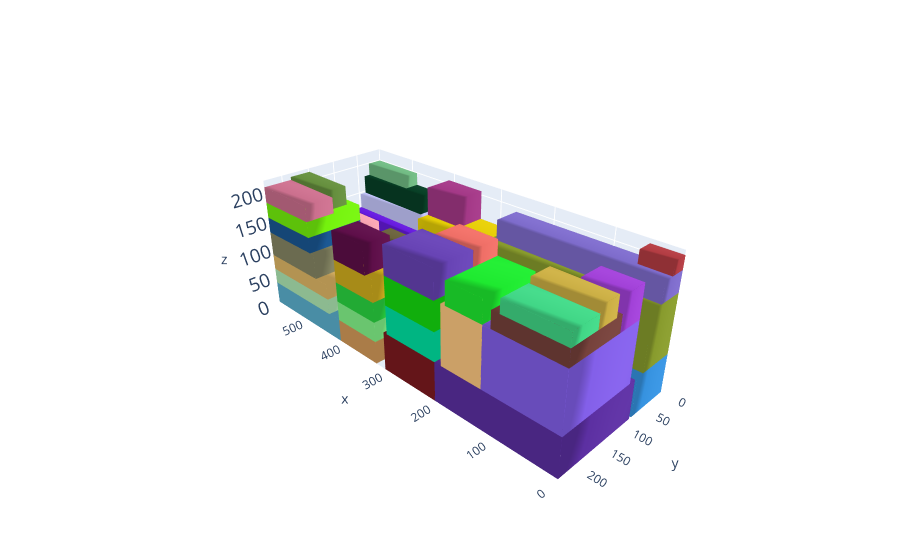

Write notebook code for a chart like this one.
### Markdown cell above
# Plot the solution

### Code cell
cont, execution_time,total_volume = MLCP_function(alpha=4.0,beta=1.0,gamma=0.2,delta=0.5,p=0.05,instance=1)

L = cont.l;W = cont.w; H = cont.h

box_dims = []
for aabb in cont.aabbs:
  box_dims.append([aabb.xmin,aabb.ymin,aabb.zmin,aabb.xmax,aabb.ymax,aabb.zmax])

bxplot.plot_container([L,W,H], box_dims)

### Figure 1 — Plotly figure (JSON) as saved in the notebook; plotly's stock layout.template omitted (floating-point values rounded to 4 significant figures)
{"data": [{"color": "rgb(53.73332032658865,145.6824484793945,222.90400100924526)", "i": [7, 0, 0, 0, 4, 4, 2, 6, 4, 0, 3, 7], "j": [3, 4, 1, 2, 5, 6, 5, 5, 0, 1, 2, 2], "k": [0, 7, 2, 3, 6, 7, 1, 2, 5, 5, 7, 6], "opacity": 1, "type": "mesh3d", "x": [0, 0, 412, 412, 0, 0, 412, 412], "y": [0, 76, 76, 0, 0, 76, 76, 0], "z": [0, 0, 0, 0, 64, 64, 64, 64]}, {"color": "rgb(91.73284742130834,47.04450267244829,161.07420443222878)", "i": [7, 0, 0, 0, 4, 4, 2, 6, 4, 0, 3, 7], "j": [3, 4, 1, 2, 5, 6, 5, 5, 0, 1, 2, 2], "k": [0, 7, 2, 3, 6, 7, 1, 2, 5, 5, 7, 6], "opacity": 1, "type": "mesh3d", "x": [0, 0, 206, 206, 0, 0, 206, 206], "y": [81, 233, 233, 81, 81, 233, 233, 81], "z": [0, 0, 0, 0, 64, 64, 64, 64]}, {"color": "rgb(152.45563247765674,26.38724555242236,94.75652670243205)", "i": [7, 0, 0, 0, 4, 4, 2, 6, 4, 0, 3, 7], "j": [3, 4, 1, 2, 5, 6, 5, 5, 0, 1, 2, 2], "k": [0, 7, 2, 3, 6, 7, 1, 2, 5, 5, 7, 6], "opacity": 1, "type": "mesh3d", "x": [415, 415, 587, 587, 415, 415, 587, 587], "y": [0, 76, 76, 0, 0, 76, 76, 0], "z": [0, 0, 0, 0, 38, 38, 38, 38]}, {"color": "rgb(90.8121506695244,176.67707397615297,206.66862332524516)", "i": [7, 0, 0, 0, 4, 4, 2, 6, 4, 0, 3, 7], "j": [3, 4, 1, 2, 5, 6, 5, 5, 0, 1, 2, 2], "k": [0, 7, 2, 3, 6, 7, 1, 2, 5, 5, 7, 6], "opacity": 1, "type": "mesh3d", "x": [415, 415, 587, 587, 415, 415, 587, 587], "y": [81, 233, 233, 81, 81, 233, 233, 81], "z": [0, 0, 0, 0, 38, 38, 38, 38]}, {"color": "rgb(220.42599337657353,6.945403225246853,1.9082802661071536)", "i": [7, 0, 0, 0, 4, 4, 2, 6, 4, 0, 3, 7], "j": [3, 4, 1, 2, 5, 6, 5, 5, 0, 1, 2, 2], "k": [0, 7, 2, 3, 6, 7, 1, 2, 5, 5, 7, 6], "opacity": 1, "type": "mesh3d", "x": [415, 415, 587, 587, 415, 415, 587, 587], "y": [0, 76, 76, 0, 0, 76, 76, 0], "z": [38, 38, 38, 38, 76, 76, 76, 76]}, {"color": "rgb(175.44234063131404,232.83412379606952,180.596268279216)", "i": [7, 0, 0, 0, 4, 4, 2, 6, 4, 0, 3, 7], "j": [3, 4, 1, 2, 5, 6, 5, 5, 0, 1, 2, 2], "k": [0, 7, 2, 3, 6, 7, 1, 2, 5, 5, 7, 6], "opacity": 1, "type": "mesh3d", "x": [440, 440, 587, 587, 440, 440, 587, 587], "y": [122, 233, 233, 122, 122, 233, 233, 122], "z": [38, 38, 38, 38, 64, 64, 64, 64]}, {"color": "rgb(135.60369894983998,154.72526854621182,44.758235073452994)", "i": [7, 0, 0, 0, 4, 4, 2, 6, 4, 0, 3, 7], "j": [3, 4, 1, 2, 5, 6, 5, 5, 0, 1, 2, 2], "k": [0, 7, 2, 3, 6, 7, 1, 2, 5, 5, 7, 6], "opacity": 1, "type": "mesh3d", "x": [0, 0, 280, 280, 0, 0, 280, 280], "y": [0, 62, 62, 0, 0, 62, 62, 0], "z": [64, 64, 64, 64, 159, 159, 159, 159]}, {"color": "rgb(130.582312528544,95.00995670811716,232.24913048309602)", "i": [7, 0, 0, 0, 4, 4, 2, 6, 4, 0, 3, 7], "j": [3, 4, 1, 2, 5, 6, 5, 5, 0, 1, 2, 2], "k": [0, 7, 2, 3, 6, 7, 1, 2, 5, 5, 7, 6], "opacity": 1, "type": "mesh3d", "x": [0, 0, 124, 124, 0, 0, 124, 124], "y": [93, 233, 233, 93, 93, 233, 233, 93], "z": [64, 64, 64, 64, 159, 159, 159, 159]}, {"color": "rgb(223.87503774330054,183.95662528754687,103.08662452809743)", "i": [7, 0, 0, 0, 4, 4, 2, 6, 4, 0, 3, 7], "j": [3, 4, 1, 2, 5, 6, 5, 5, 0, 1, 2, 2], "k": [0, 7, 2, 3, 6, 7, 1, 2, 5, 5, 7, 6], "opacity": 1, "type": "mesh3d", "x": [440, 440, 587, 587, 440, 440, 587, 587], "y": [122, 233, 233, 122, 122, 233, 233, 122], "z": [64, 64, 64, 64, 90, 90, 90, 90]}, {"color": "rgb(197.03534919537182,198.29061799870357,252.94056685079036)", "i": [7, 0, 0, 0, 4, 4, 2, 6, 4, 0, 3, 7], "j": [3, 4, 1, 2, 5, 6, 5, 5, 0, 1, 2, 2], "k": [0, 7, 2, 3, 6, 7, 1, 2, 5, 5, 7, 6], "opacity": 1, "type": "mesh3d", "x": [443, 443, 587, 587, 443, 443, 587, 587], "y": [0, 47, 47, 0, 0, 47, 47, 0], "z": [76, 76, 76, 76, 147, 147, 147, 147]}, {"color": "rgb(133.5672121028615,134.16068406474926,99.85860048827641)", "i": [7, 0, 0, 0, 4, 4, 2, 6, 4, 0, 3, 7], "j": [3, 4, 1, 2, 5, 6, 5, 5, 0, 1, 2, 2], "k": [0, 7, 2, 3, 6, 7, 1, 2, 5, 5, 7, 6], "opacity": 1, "type": "mesh3d", "x": [467, 467, 587, 587, 467, 467, 587, 587], "y": [131, 233, 233, 131, 131, 233, 233, 131], "z": [90, 90, 90, 90, 131, 131, 131, 131]}, {"color": "rgb(189.45236899617728,168.87816439379847,214.14139540801472)", "i": [7, 0, 0, 0, 4, 4, 2, 6, 4, 0, 3, 7], "j": [3, 4, 1, 2, 5, 6, 5, 5, 0, 1, 2, 2], "k": [0, 7, 2, 3, 6, 7, 1, 2, 5, 5, 7, 6], "opacity": 1, "type": "mesh3d", "x": [467, 467, 587, 587, 467, 467, 587, 587], "y": [81, 122, 122, 81, 81, 122, 122, 81], "z": [38, 38, 38, 38, 89, 89, 89, 89]}, {"color": "rgb(139.42912215019888,73.17851289443949,78.3335646427128)", "i": [7, 0, 0, 0, 4, 4, 2, 6, 4, 0, 3, 7], "j": [3, 4, 1, 2, 5, 6, 5, 5, 0, 1, 2, 2], "k": [0, 7, 2, 3, 6, 7, 1, 2, 5, 5, 7, 6], "opacity": 1, "type": "mesh3d", "x": [440, 440, 587, 587, 440, 440, 587, 587], "y": [47, 72, 72, 47, 47, 72, 72, 47], "z": [76, 76, 76, 76, 97, 97, 97, 97]}, {"color": "rgb(26.64110696048228,87.9269577711447,147.70420962622387)", "i": [7, 0, 0, 0, 4, 4, 2, 6, 4, 0, 3, 7], "j": [3, 4, 1, 2, 5, 6, 5, 5, 0, 1, 2, 2], "k": [0, 7, 2, 3, 6, 7, 1, 2, 5, 5, 7, 6], "opacity": 1, "type": "mesh3d", "x": [476, 476, 587, 587, 476, 476, 587, 587], "y": [135, 233, 233, 135, 135, 233, 233, 135], "z": [131, 131, 131, 131, 157, 157, 157, 157]}, {"color": "rgb(101.94295616503446,26.39190895596933,221.02849641980274)", "i": [7, 0, 0, 0, 4, 4, 2, 6, 4, 0, 3, 7], "j": [3, 4, 1, 2, 5, 6, 5, 5, 0, 1, 2, 2], "k": [0, 7, 2, 3, 6, 7, 1, 2, 5, 5, 7, 6], "opacity": 1, "type": "mesh3d", "x": [440, 440, 587, 587, 440, 440, 587, 587], "y": [47, 68, 68, 47, 47, 68, 68, 47], "z": [97, 97, 97, 97, 122, 122, 122, 122]}, {"color": "rgb(8.072065299426288,63.89332883938354,38.31992546961491)", "i": [7, 0, 0, 0, 4, 4, 2, 6, 4, 0, 3, 7], "j": [3, 4, 1, 2, 5, 6, 5, 5, 0, 1, 2, 2], "k": [0, 7, 2, 3, 6, 7, 1, 2, 5, 5, 7, 6], "opacity": 1, "type": "mesh3d", "x": [443, 443, 587, 587, 443, 443, 587, 587], "y": [0, 36, 36, 0, 0, 36, 36, 0], "z": [147, 147, 147, 147, 178, 178, 178, 178]}, {"color": "rgb(116.12044459935154,240.6562572367661,13.04111945989417)", "i": [7, 0, 0, 0, 4, 4, 2, 6, 4, 0, 3, 7], "j": [3, 4, 1, 2, 5, 6, 5, 5, 0, 1, 2, 2], "k": [0, 7, 2, 3, 6, 7, 1, 2, 5, 5, 7, 6], "opacity": 1, "type": "mesh3d", "x": [476, 476, 587, 587, 476, 476, 587, 587], "y": [135, 233, 233, 135, 135, 233, 233, 135], "z": [157, 157, 157, 157, 183, 183, 183, 183]}, {"color": "rgb(125.68801058738173,107.69592863329322,203.03454039572176)", "i": [7, 0, 0, 0, 4, 4, 2, 6, 4, 0, 3, 7], "j": [3, 4, 1, 2, 5, 6, 5, 5, 0, 1, 2, 2], "k": [0, 7, 2, 3, 6, 7, 1, 2, 5, 5, 7, 6], "opacity": 1, "type": "mesh3d", "x": [0, 0, 270, 270, 0, 0, 270, 270], "y": [0, 43, 43, 0, 0, 43, 43, 0], "z": [159, 159, 159, 159, 192, 192, 192, 192]}, {"color": "rgb(117.57975475707535,65.38276456329207,59.09268242929583)", "i": [7, 0, 0, 0, 4, 4, 2, 6, 4, 0, 3, 7], "j": [3, 4, 1, 2, 5, 6, 5, 5, 0, 1, 2, 2], "k": [0, 7, 2, 3, 6, 7, 1, 2, 5, 5, 7, 6], "opacity": 1, "type": "mesh3d", "x": [0, 0, 111, 111, 0, 0, 111, 111], "y": [135, 233, 233, 135, 135, 233, 233, 135], "z": [159, 159, 159, 159, 185, 185, 185, 185]}, {"color": "rgb(247.4722186256203,163.48468793913233,177.13129089297354)", "i": [7, 0, 0, 0, 4, 4, 2, 6, 4, 0, 3, 7], "j": [3, 4, 1, 2, 5, 6, 5, 5, 0, 1, 2, 2], "k": [0, 7, 2, 3, 6, 7, 1, 2, 5, 5, 7, 6], "opacity": 1, "type": "mesh3d", "x": [497, 497, 587, 587, 497, 497, 587, 587], "y": [81, 114, 114, 81, 81, 114, 114, 81], "z": [89, 89, 89, 89, 132, 132, 132, 132]}, {"color": "rgb(212.29179466586586,155.3979591977055,89.46434492705583)", "i": [7, 0, 0, 0, 4, 4, 2, 6, 4, 0, 3, 7], "j": [3, 4, 1, 2, 5, 6, 5, 5, 0, 1, 2, 2], "k": [0, 7, 2, 3, 6, 7, 1, 2, 5, 5, 7, 6], "opacity": 1, "type": "mesh3d", "x": [329, 329, 415, 415, 329, 329, 415, 415], "y": [81, 233, 233, 81, 81, 233, 233, 81], "z": [0, 0, 0, 0, 38, 38, 38, 38]}, {"color": "rgb(112.70614051019797,186.10310528056695,131.005276337346)", "i": [7, 0, 0, 0, 4, 4, 2, 6, 4, 0, 3, 7], "j": [3, 4, 1, 2, 5, 6, 5, 5, 0, 1, 2, 2], "k": [0, 7, 2, 3, 6, 7, 1, 2, 5, 5, 7, 6], "opacity": 1, "type": "mesh3d", "x": [489, 489, 587, 587, 489, 489, 587, 587], "y": [0, 25, 25, 0, 0, 25, 25, 0], "z": [178, 178, 178, 178, 199, 199, 199, 199]}, {"color": "rgb(202.84376581926014,111.60774483459319,141.57743883232618)", "i": [7, 0, 0, 0, 4, 4, 2, 6, 4, 0, 3, 7], "j": [3, 4, 1, 2, 5, 6, 5, 5, 0, 1, 2, 2], "k": [0, 7, 2, 3, 6, 7, 1, 2, 5, 5, 7, 6], "opacity": 1, "type": "mesh3d", "x": [476, 476, 587, 587, 476, 476, 587, 587], "y": [184, 233, 233, 184, 184, 233, 233, 184], "z": [183, 183, 183, 183, 209, 209, 209, 209]}, {"color": "rgb(64.4820037270583,213.717220538304,133.8530745757719)", "i": [7, 0, 0, 0, 4, 4, 2, 6, 4, 0, 3, 7], "j": [3, 4, 1, 2, 5, 6, 5, 5, 0, 1, 2, 2], "k": [0, 7, 2, 3, 6, 7, 1, 2, 5, 5, 7, 6], "opacity": 1, "type": "mesh3d", "x": [0, 0, 98, 98, 0, 0, 98, 98], "y": [183, 233, 233, 183, 183, 233, 233, 183], "z": [185, 185, 185, 185, 206, 206, 206, 206]}, {"color": "rgb(254.30975855826472,199.68451417033074,128.16547386466803)", "i": [7, 0, 0, 0, 4, 4, 2, 6, 4, 0, 3, 7], "j": [3, 4, 1, 2, 5, 6, 5, 5, 0, 1, 2, 2], "k": [0, 7, 2, 3, 6, 7, 1, 2, 5, 5, 7, 6], "opacity": 1, "type": "mesh3d", "x": [124, 124, 194, 194, 124, 124, 194, 194], "y": [109, 233, 233, 109, 109, 233, 233, 109], "z": [64, 64, 64, 64, 159, 159, 159, 159]}, {"color": "rgb(178.37001598055858,60.09416015871891,66.57576624101613)", "i": [7, 0, 0, 0, 4, 4, 2, 6, 4, 0, 3, 7], "j": [3, 4, 1, 2, 5, 6, 5, 5, 0, 1, 2, 2], "k": [0, 7, 2, 3, 6, 7, 1, 2, 5, 5, 7, 6], "opacity": 1, "type": "mesh3d", "x": [0, 0, 49, 49, 0, 0, 49, 49], "y": [0, 25, 25, 0, 0, 25, 25, 0], "z": [192, 192, 192, 192, 213, 213, 213, 213]}, {"color": "rgb(124.53902482669805,26.08662620105356,31.81017030990827)", "i": [7, 0, 0, 0, 4, 4, 2, 6, 4, 0, 3, 7], "j": [3, 4, 1, 2, 5, 6, 5, 5, 0, 1, 2, 2], "k": [0, 7, 2, 3, 6, 7, 1, 2, 5, 5, 7, 6], "opacity": 1, "type": "mesh3d", "x": [206, 206, 309, 309, 206, 206, 309, 309], "y": [81, 233, 233, 81, 81, 233, 233, 81], "z": [0, 0, 0, 0, 64, 64, 64, 64]}, {"color": "rgb(132.03855515743774,246.0891247049247,138.14984655864404)", "i": [7, 0, 0, 0, 4, 4, 2, 6, 4, 0, 3, 7], "j": [3, 4, 1, 2, 5, 6, 5, 5, 0, 1, 2, 2], "k": [0, 7, 2, 3, 6, 7, 1, 2, 5, 5, 7, 6], "opacity": 1, "type": "mesh3d", "x": [329, 329, 415, 415, 329, 329, 415, 415], "y": [143, 233, 233, 143, 143, 233, 233, 143], "z": [38, 38, 38, 38, 71, 71, 71, 71]}, {"color": "rgb(101.18661538736394,142.70907123438548,61.75265718944625)", "i": [7, 0, 0, 0, 4, 4, 2, 6, 4, 0, 3, 7], "j": [3, 4, 1, 2, 5, 6, 5, 5, 0, 1, 2, 2], "k": [0, 7, 2, 3, 6, 7, 1, 2, 5, 5, 7, 6], "opacity": 1, "type": "mesh3d", "x": [491, 491, 587, 587, 491, 491, 587, 587], "y": [148, 184, 184, 148, 148, 184, 184, 148], "z": [183, 183, 183, 183, 214, 214, 214, 214]}, {"color": "rgb(202.55416302603416,174.2218427868441,68.00711642879571)", "i": [7, 0, 0, 0, 4, 4, 2, 6, 4, 0, 3, 7], "j": [3, 4, 1, 2, 5, 6, 5, 5, 0, 1, 2, 2], "k": [0, 7, 2, 3, 6, 7, 1, 2, 5, 5, 7, 6], "opacity": 1, "type": "mesh3d", "x": [0, 0, 96, 96, 0, 0, 96, 96], "y": [147, 183, 183, 147, 147, 183, 183, 147], "z": [185, 185, 185, 185, 216, 216, 216, 216]}, {"color": "rgb(227.97951589775218,204.5844853259226,6.378277240135446)", "i": [7, 0, 0, 0, 4, 4, 2, 6, 4, 0, 3, 7], "j": [3, 4, 1, 2, 5, 6, 5, 5, 0, 1, 2, 2], "k": [0, 7, 2, 3, 6, 7, 1, 2, 5, 5, 7, 6], "opacity": 1, "type": "mesh3d", "x": [288, 288, 412, 412, 288, 288, 412, 412], "y": [0, 70, 70, 0, 0, 70, 70, 0], "z": [64, 64, 64, 64, 159, 159, 159, 159]}, {"color": "rgb(137.3211787866359,211.4782040364427,247.34927832231926)", "i": [7, 0, 0, 0, 4, 4, 2, 6, 4, 0, 3, 7], "j": [3, 4, 1, 2, 5, 6, 5, 5, 0, 1, 2, 2], "k": [0, 7, 2, 3, 6, 7, 1, 2, 5, 5, 7, 6], "opacity": 1, "type": "mesh3d", "x": [416, 416, 467, 467, 416, 416, 467, 467], "y": [81, 122, 122, 81, 81, 122, 122, 81], "z": [38, 38, 38, 38, 98, 98, 98, 98]}, {"color": "rgb(41.99655296488472,212.34009746147126,64.7037318702022)", "i": [7, 0, 0, 0, 4, 4, 2, 6, 4, 0, 3, 7], "j": [3, 4, 1, 2, 5, 6, 5, 5, 0, 1, 2, 2], "k": [0, 7, 2, 3, 6, 7, 1, 2, 5, 5, 7, 6], "opacity": 1, "type": "mesh3d", "x": [329, 329, 415, 415, 329, 329, 415, 415], "y": [143, 233, 233, 143, 143, 233, 233, 143], "z": [71, 71, 71, 71, 104, 104, 104, 104]}, {"color": "rgb(160.8544483096434,64.86316243609853,215.0887220514139)", "i": [7, 0, 0, 0, 4, 4, 2, 6, 4, 0, 3, 7], "j": [3, 4, 1, 2, 5, 6, 5, 5, 0, 1, 2, 2], "k": [0, 7, 2, 3, 6, 7, 1, 2, 5, 5, 7, 6], "opacity": 1, "type": "mesh3d", "x": [0, 0, 60, 60, 0, 0, 60, 60], "y": [93, 134, 134, 93, 93, 134, 134, 93], "z": [159, 159, 159, 159, 210, 210, 210, 210]}, {"color": "rgb(0.5229044578275255,226.8200996342401,161.87833746309488)", "i": [7, 0, 0, 0, 4, 4, 2, 6, 4, 0, 3, 7], "j": [3, 4, 1, 2, 5, 6, 5, 5, 0, 1, 2, 2], "k": [0, 7, 2, 3, 6, 7, 1, 2, 5, 5, 7, 6], "opacity": 1, "type": "mesh3d", "x": [206, 206, 302, 302, 206, 206, 302, 302], "y": [91, 233, 233, 91, 91, 233, 233, 91], "z": [64, 64, 64, 64, 111, 111, 111, 111]}, {"color": "rgb(208.30937669392029,173.85368956213082,30.438457295702307)", "i": [7, 0, 0, 0, 4, 4, 2, 6, 4, 0, 3, 7], "j": [3, 4, 1, 2, 5, 6, 5, 5, 0, 1, 2, 2], "k": [0, 7, 2, 3, 6, 7, 1, 2, 5, 5, 7, 6], "opacity": 1, "type": "mesh3d", "x": [329, 329, 415, 415, 329, 329, 415, 415], "y": [157, 233, 233, 157, 157, 233, 233, 157], "z": [104, 104, 104, 104, 142, 142, 142, 142]}, {"color": "rgb(29.943494172231343,232.8613978129659,47.615569271628175)", "i": [7, 0, 0, 0, 4, 4, 2, 6, 4, 0, 3, 7], "j": [3, 4, 1, 2, 5, 6, 5, 5, 0, 1, 2, 2], "k": [0, 7, 2, 3, 6, 7, 1, 2, 5, 5, 7, 6], "opacity": 1, "type": "mesh3d", "x": [124, 124, 186, 186, 124, 124, 186, 186], "y": [137, 233, 233, 137, 137, 233, 233, 137], "z": [159, 159, 159, 159, 195, 195, 195, 195]}, {"color": "rgb(91.73062691538973,38.672029071128215,46.558774907616666)", "i": [7, 0, 0, 0, 4, 4, 2, 6, 4, 0, 3, 7], "j": [3, 4, 1, 2, 5, 6, 5, 5, 0, 1, 2, 2], "k": [0, 7, 2, 3, 6, 7, 1, 2, 5, 5, 7, 6], "opacity": 1, "type": "mesh3d", "x": [364, 364, 415, 415, 364, 364, 415, 415], "y": [81, 141, 141, 81, 81, 141, 141, 81], "z": [38, 38, 38, 38, 79, 79, 79, 79]}, {"color": "rgb(105.3256955160761,97.61290185628926,60.07030696588407)", "i": [7, 0, 0, 0, 4, 4, 2, 6, 4, 0, 3, 7], "j": [3, 4, 1, 2, 5, 6, 5, 5, 0, 1, 2, 2], "k": [0, 7, 2, 3, 6, 7, 1, 2, 5, 5, 7, 6], "opacity": 1, "type": "mesh3d", "x": [419, 419, 467, 467, 419, 419, 467, 467], "y": [81, 117, 117, 81, 81, 117, 117, 81], "z": [98, 98, 98, 98, 129, 129, 129, 129]}, {"color": "rgb(93.88521067457138,14.488634758526103,72.9386280477526)", "i": [7, 0, 0, 0, 4, 4, 2, 6, 4, 0, 3, 7], "j": [3, 4, 1, 2, 5, 6, 5, 5, 0, 1, 2, 2], "k": [0, 7, 2, 3, 6, 7, 1, 2, 5, 5, 7, 6], "opacity": 1, "type": "mesh3d", "x": [344, 344, 415, 415, 344, 344, 415, 415], "y": [185, 233, 233, 185, 185, 233, 233, 185], "z": [142, 142, 142, 142, 189, 189, 189, 189]}, {"color": "rgb(21.15192032387567,217.13052437626186,14.6690221564564)", "i": [7, 0, 0, 0, 4, 4, 2, 6, 4, 0, 3, 7], "j": [3, 4, 1, 2, 5, 6, 5, 5, 0, 1, 2, 2], "k": [0, 7, 2, 3, 6, 7, 1, 2, 5, 5, 7, 6], "opacity": 1, "type": "mesh3d", "x": [206, 206, 302, 302, 206, 206, 302, 302], "y": [91, 233, 233, 91, 91, 233, 233, 91], "z": [111, 111, 111, 111, 158, 158, 158, 158]}, {"color": "rgb(163.3072074326686,56.59894624032782,134.7710701882465)", "i": [7, 0, 0, 0, 4, 4, 2, 6, 4, 0, 3, 7], "j": [3, 4, 1, 2, 5, 6, 5, 5, 0, 1, 2, 2], "k": [0, 7, 2, 3, 6, 7, 1, 2, 5, 5, 7, 6], "opacity": 1, "type": "mesh3d", "x": [341, 341, 412, 412, 341, 341, 412, 412], "y": [0, 48, 48, 0, 0, 48, 48, 0], "z": [159, 159, 159, 159, 206, 206, 206, 206]}, {"color": "rgb(103.20382782831528,67.22246924875036,180.32589381992273)", "i": [7, 0, 0, 0, 4, 4, 2, 6, 4, 0, 3, 7], "j": [3, 4, 1, 2, 5, 6, 5, 5, 0, 1, 2, 2], "k": [0, 7, 2, 3, 6, 7, 1, 2, 5, 5, 7, 6], "opacity": 1, "type": "mesh3d", "x": [206, 206, 302, 302, 206, 206, 302, 302], "y": [162, 233, 233, 162, 162, 233, 233, 162], "z": [158, 158, 158, 158, 205, 205, 205, 205]}, {"color": "rgb(238.20304332325372,110.5906575763759,102.2179999828026)", "i": [7, 0, 0, 0, 4, 4, 2, 6, 4, 0, 3, 7], "j": [3, 4, 1, 2, 5, 6, 5, 5, 0, 1, 2, 2], "k": [0, 7, 2, 3, 6, 7, 1, 2, 5, 5, 7, 6], "opacity": 1, "type": "mesh3d", "x": [206, 206, 277, 277, 206, 206, 277, 277], "y": [114, 162, 162, 114, 114, 162, 162, 114], "z": [158, 158, 158, 158, 205, 205, 205, 205]}], "layout": {"autosize": false, "margin": {"b": 0, "l": 0, "r": 0, "t": 0}, "paper_bgcolor": "rgba(0,0,0,0)", "scene": {"camera": {"center": {"x": 0, "y": 0, "z": 0}, "eye": {"x": -2, "y": 2, "z": 1.5}, "up": {"x": 0, "y": 0, "z": 1}}, "xaxis": {"nticks": 10, "range": [0, 587], "showspikes": false}, "yaxis": {"nticks": 5, "range": [0, 233], "showspikes": false}, "zaxis": {"nticks": 5, "range": [0, 220], "tickfont": {"size": 15}}}}}
